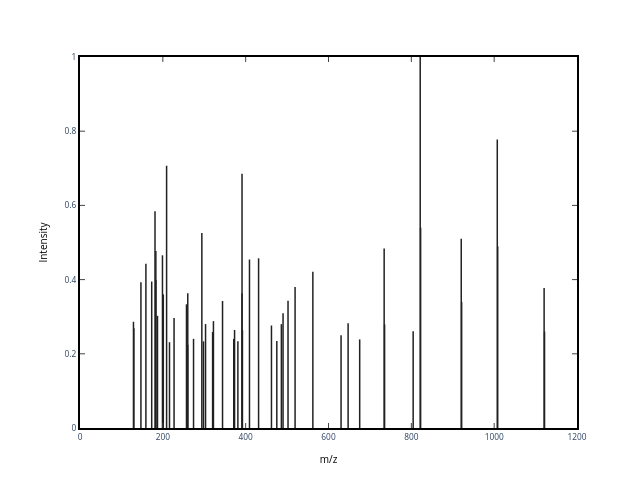
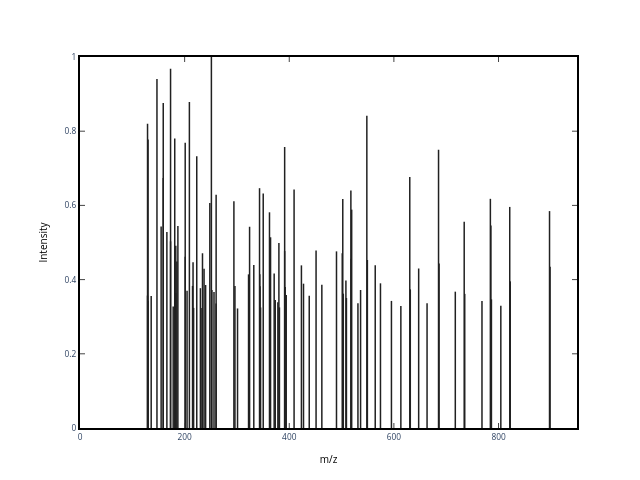
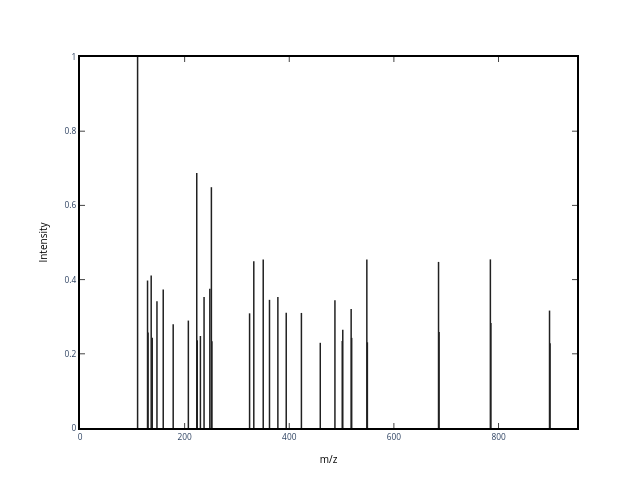
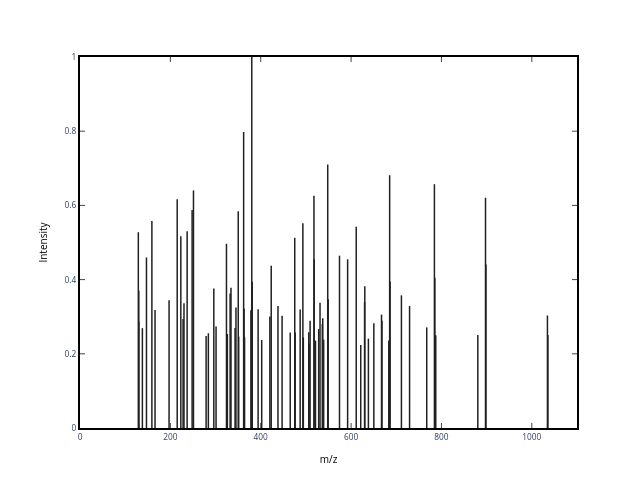

The notebook cell saved with these charts, in order:
### Code cell
all_ms2_spectra = get_all_MS2_objects(mzml_path)
for i, spectrum in enumerate(all_ms2_spectra[:5]):  # Only plot first 5 to avoid overhwelming output.
    print(f"Plotting spectrum {i+1}")
    plot_MS2(spectrum)
    
print (f"There exist {len(all_ms2_spectra)} in this fairly small mzml file - there is an overwhelming chance that multiple m/z values here overlap.")
